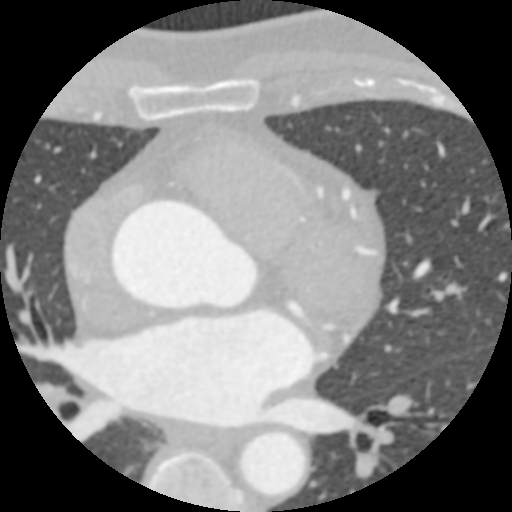
%> input picture example_coronary_patient_000.tif, 512 x 512 px
$ octave inverse_vs_convolution.m   (GNU Octave 9; MATLAB toolbox functions it lacks are replaced by stand-ins)
%> lines starting %> are read from the running program, lines starting %| are printed output that depends on the picture
% filtered_vs_convolution_backprojection.m
% Use matlab radon/iradon with filter methods to demonstrate
% difference between filtered inverse backprojection and convoution
% reconstruction
%
% Alex Postlmayr, BENG280A, 2020


% ------------------ README ------------------------
% filtered inverse
% 1. project image
% 2. take fourier
% 3. multiply by image
% 4. take inverse fourier
% 5. backproject (iradon w/ 'none' as filter)

% convolution
% 1. project image
% 2. create filter
% 3. fourier filter
% 4. convolute image projection w/ fourier filter
% 5. backproject (iradon w/ 'none' as filter)


%
clear all;
close all;
% Use coronary image

I = imread('example_coronary_patient_000.tif');
%> I is the input picture: size 512x512 uint16; min 0, max 56278, mean 27862.5
I = imresize(I, [256,256]);
%> I: size 256x256 uint16
I = double(I);
%> I: size 256x256 double

%I = phantom('Modified Shepp-Logan',200);

figure('Name','original image','Position',[1 420 400 400]);
imagesc(I); title('original image'); axis('square'); colormap('gray');

% ADJUSTABLE PARAMETERS FOR IRADON - the set of projections used to produce the images

first_projection_angle=0;
last_projection_angle=179;
delta_theta=1;

% set the number of theta views
theta=first_projection_angle:delta_theta:last_projection_angle;
%
% step 1 create projection of image
rad_I=radon(I,theta);
figure('Name','g(l,theta)'); imagesc(rad_I); title('projections g(l,theta) : Radon Transform'); axis('square'); xlabel('projection angle theta'); ylabel('linear displacement - l'); colormap('gray');

figure('Name','g(l,pi/2)');
plot(1:numel(squeeze(rad_I(:,round(90/delta_theta)))),squeeze(rad_I(:,round(90/delta_theta))))
title('g(l,pi/2)');
xlabel('L')
ylabel('Signal')
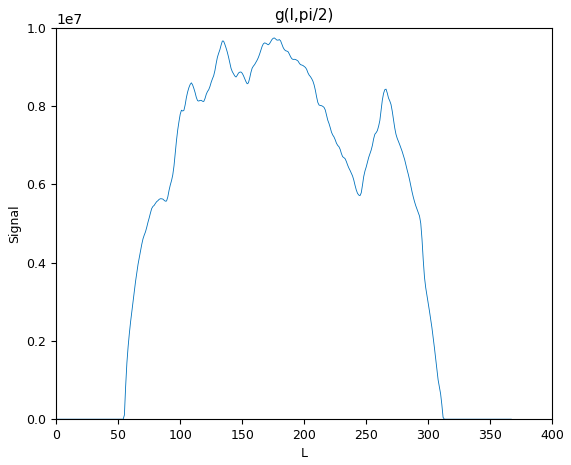
%> figure redrawn from the program's plot data; curve peaks at x = 176, y = 9745269.9

[N_l,N_theta]=size(rad_I);
%> N_l = 367; N_theta = 180

tic

%% Add noise (adopted from Elliot's Code)
%change the level of the noise on raw data...
data_peak_to_noise_ratio=20;

data_peak=max(max(rad_I));
%> data_peak = 11734587.7
raw_noise=rand(N_l,N_theta);
figure('Name','raw noise','Position',[20 20 400 400]); imagesc(raw_noise); title('Raw Noise to add to projections'); axis('square');

scaled_noise=raw_noise*(data_peak/data_peak_to_noise_ratio);
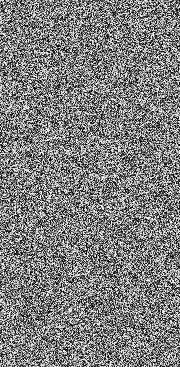
%> scaled_noise: size 367x180 double; min 7.18, max 586703.4, mean 292819.8; drawn with min black and max white
rad_I=rad_I+scaled_noise;

     % step 2: create filter
     %step 3: fourier transform filter

      %y = sinc(-4*pi:.1:4*pi);


      hanning_filter = hann(N_theta/2);
      hanning_filter = [hanning_filter(1:end-1); flip(hanning_filter)];

      %adopted from fltered_back_test (need to cite)
      freqs = linspace(-1,1,N_theta);
%> freqs = 180 values from -1 to 1
      ram_lak = abs( freqs );
      figure, plot(hanning_filter)
      title('Filter in Frequency Domain')
      xlabel('Frequency')
      ylabel('Magnitude')
%> figure, not shown here; curve peaks at x = 45, y = 1


      filter = ifft(fftshift(ram_lak));
      filter = real(fftshift(filter));
      figure, plot(filter);
      title('Filter in Spatial Domain')
%       xlabel('n')
      ylabel('g(n)')
%> figure, not shown here; curve peaks at x = 91, y = 0.503

     % step 4: convolute image projection with fourier transform filter

     rad_I = (rad_I); % I added this

     conv_2d = zeros(367,361);
     for theta_cnt = 1:N_theta
         conv_back(:,theta_cnt) = conv(squeeze(rad_I(:,theta_cnt)), filter);
         %conv_back_cropped = conv_back(length(filter)/2: length(conv_back)-length(filter)/2);
        %conv_2d(:, theta_cnt) = conv_back_cropped;
     end
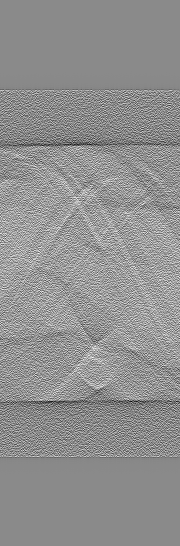
%> conv_back: size 546x180 double; min -430692.1, max 362586.6, mean 19788.7; drawn with min black and max white

     figure('Name','Convolution Backprojection','Position',[1 420 400 400]);
    imagesc(conv_back); title('Convolution Backprojection'); axis('square'); colormap('gray');

    figure('Name','g(l,pi/2)*c(l)');
    plot(1:numel(squeeze(conv_back(:,round(90/delta_theta)))),squeeze(conv_back(:,round(90/delta_theta))))
    title('g(l,pi/2)*c(l)');
    xlabel('L')
    ylabel('Signal')
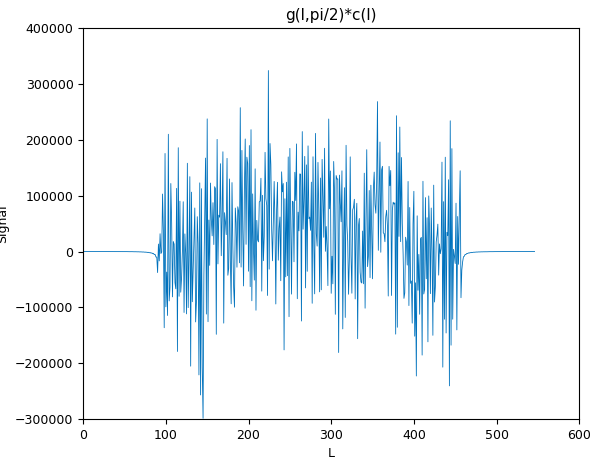
%> figure redrawn from the program's plot data; curve peaks at x = 224, y = 323878.1

     %figure('Name','g(l,theta)'); imagesc(conv_2d); title('projections g(l,theta) : Radon Transform + Convolution'); axis('square'); xlabel('projection angle theta'); ylabel('linear displacement - l');

     %figure('Name','g(l,theta)'); imagesc(iradon(rad_I, theta, 'none')); title('projections g(l,theta) : Backprojection'); axis('square'); xlabel('projection angle theta'); ylabel('linear displacement - l');
   % figure('Name','g(l,theta)'); imagesc(iradon(conv_2d, theta, 'none')); title('projections g(l,theta) : Convolution Backprojection'); axis('square'); xlabel('projection angle theta'); ylabel('linear displacement - l');
     %   figure, imagesc(iradon(conv_back_2d,theta, 'none')); title('convolution reconstruction');

%%
% step 5. create back projection


inv_rad_I=iradon(conv_back,theta,'linear','none');
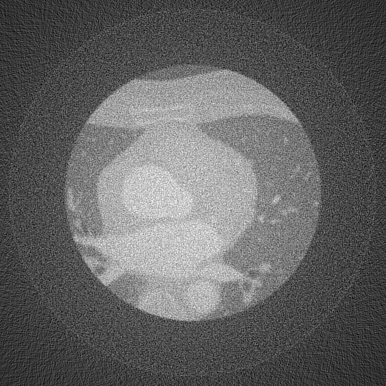
%> inv_rad_I: size 386x386 double; min -6119.6, max 134104.2, mean 48207.9; drawn with min black and max white
%inv_rad_I = iradon(rad_I,theta,'hamming');
toc
crop_iradI = inv_rad_I(round(end/2)-125:round(end/2)+125,round(end/2)-125:round(end/2)+125);
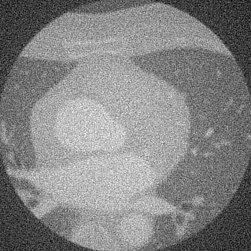
%> crop_iradI: size 251x251 double; min 5743, max 134104.2, mean 72366.9; drawn with min black and max white

figure('Name','Reconstructed Image','Position',[1 420 400 400]);
imagesc(abs(crop_iradI)); title('Reconstructed image'); axis('square'); colormap('gray');

%figure('Name','Original - Reconstructed'); imagesc(I - inv_rad_I(2:257, 2:257)); title('Original - Reconstructed'); axis('square'); colormap('gray');

%% calculate SNR and other program parameters

background = crop_iradI(225:250,1:25);
figure('Name','Background','Position',[1 420 400 400]);
imagesc(abs(background)); title('Background'); axis('square'); colormap('gray');

max_signal_average = crop_iradI(112:137,75:100);
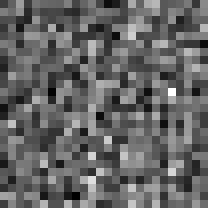
%> max_signal_average: size 26x26 double (shown 8 times larger); min 84226.7, max 134104.2, mean 103984.1; drawn with min black and max white

SNRdiff = (mean(mean(max_signal_average))-mean(mean(background)))/std(reshape(background,[],1))
%> SNRdiff = 8.72
%SNRdiff = (mean(mean(max_signal_average)))/std(reshape(crop_iradI,[],1))
%
%
% %% elliott's code again for adding noise & filters
% % try different filter kernels for the inverse radon transform, for example
% % inv_rad_I=iradon(rad_I,theta,'hamming');
%
%
% figure('Name','noise free iradon{g(l,theta)}','Position',[1 420 400 400]); imagesc(inv_rad_I); title('Inverse Radon of noise free Projections'); axis('square'); colormap('gray')
% %
% % add noise to the "raw data"
% %
% data_peak=max(max(rad_I));
% raw_noise=rand(N_l,N_theta);
% figure('Name','raw noise','Position',[20 20 400 400]); imagesc(raw_noise); title('Raw Noise to add to projections'); axis('square');
% %
% scaled_noise=raw_noise*(data_peak/data_peak_to_noise_ratio);
% nse_rad_I=rad_I+scaled_noise;
% %
% % try smoothing the raw data to increase the SNR
% %
% % invent your own filters to experiment with smoothing the data in
% % different directions...
% %
% smoothing=1
% if smoothing
% h=ones(4,4)/16;
% filt_nse_rad_I=conv2(nse_rad_I,h,'same');
% % note: the 'same' parameter cuts off extra data post convolution
% nse_rad_I=filt_nse_rad_I;
% figure('Name','g(l,theta) * filter','Position',[401 420 400 400]);
% imagesc(filt_nse_rad_I); title('3x3 Filtered Projections'); axis('square');
% end
%
% figure('Name','g(l,theta) + scaled_noise','Position',[801 420 400 400]);
% imagesc(nse_rad_I); title('Noisy Projections'); axis('square');
% %
% inv_nse_rad_I=iradon(nse_rad_I,theta,'ram-lak');
% %
% %
% figure('Name','iradon{ g(l,theta) + scaled_noise}','Position',[401 420 400 400]);
% imagesc(inv_nse_rad_I); title('Inverse Radon of Noisy Projections'); axis('square'); colormap(gray);
%
%
% %%
